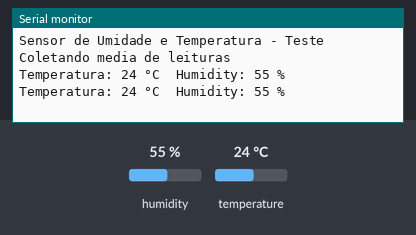
A sketch run on a simulated Arduino Uno, built with avr-gcc and run on an emulated ATmega328P. On the bench: the last lines printed to the serial monitor. The inputs (shaded band) are chosen by the test bench; at power-on: humidity 55 %, temperature 24 °C.

Above: at 2.3 s.
2.4 s: humidity set to 22 %
At 4.1 s:
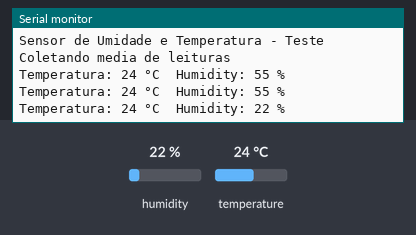
4.5 s: temperature set to 12 °C
At 6.1 s:
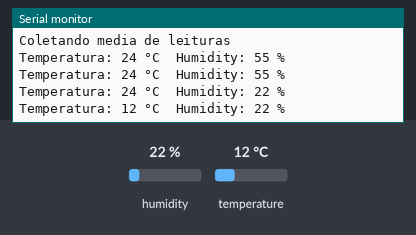
6.6 s: humidity set to 40 %
At 6.9 s:
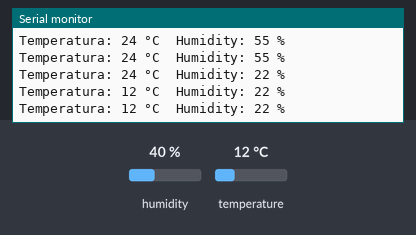
Timing chart, 0 to 9.6 s (numbered marks = the images above; inputs shaded):
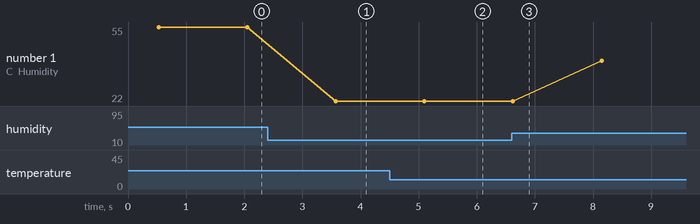

The sketch:

temp_hum_test.ino
```cpp
#include <DHT11.h>

const int PINO_DHT = 2;    // Pino que o sensor está conectado

DHT11 dht11(PINO_DHT);

const int NUMERO_AMOSTRAS = 100;

void setup() {
  Serial.begin(9600);
  Serial.println("Sensor de Umidade e Temperatura - Teste");
  Serial.println("Coletando media de leituras");
  int leitura_temperatura = 0;
  int leitura_umidade = 0;

  long somatoria_temperatura = 0;
  long somatoria_umidade = 0;

  for (int i = 1; i <= NUMERO_AMOSTRAS; i++) {
    int res = dht11.readTemperatureHumidity(leitura_temperatura, leitura_umidade);
    if (res == 0) {
      Serial.print("Temperatura: ");
      Serial.print(leitura_temperatura);
      somatoria_temperatura = somatoria_temperatura + leitura_temperatura;
      Serial.print(" °C\tHumidity: ");
      Serial.print(leitura_umidade);
      somatoria_umidade = somatoria_umidade + leitura_umidade;
      Serial.println(" %");
    } else {
      Serial.println(DHT11::getErrorString(res));
    }
    delay(1000);
  }

  int media_temperatura = somatoria_temperatura / NUMERO_AMOSTRAS;
  Serial.println("");
  Serial.print("Media Temp: ");
  Serial.println(media_temperatura);
  int media_umidade = somatoria_umidade / NUMERO_AMOSTRAS;
  Serial.println("");
  Serial.print("Media Umid: ");
  Serial.println(media_umidade);
}

void loop() {
  //TODO
}
```

Measured:
- after the input at 2.4 s, the serial monitor: prints a new line after 1.2 s (image 1)
- after the input at 4.5 s, the serial monitor: prints a new line after 0.60 s (image 2)
- plotted number 1: 55 → 22 after the input at 2.4 s, 22 → 40 after the input at 6.6 s
